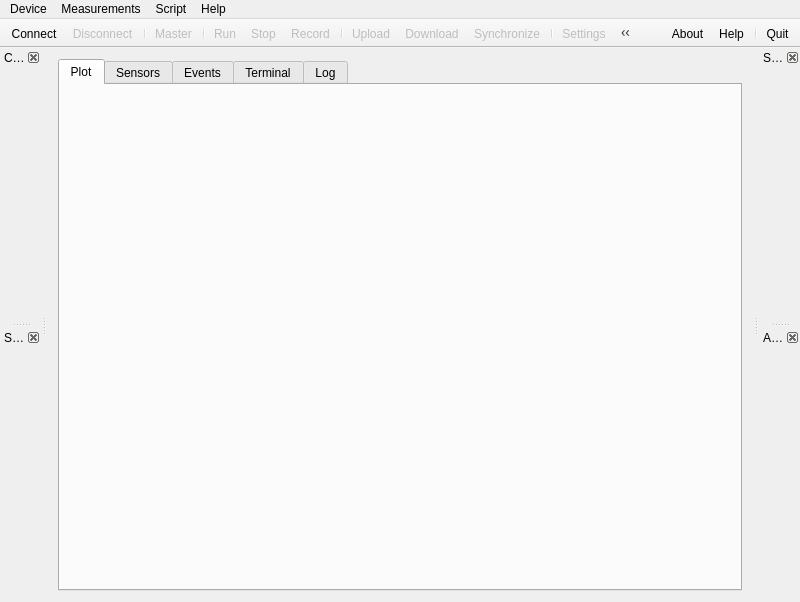
<?xml version="1.0" encoding="UTF-8"?>
<ui version="4.0">
 <class>MainWindow</class>
 <widget class="QMainWindow" name="MainWindow">
  <property name="geometry">
   <rect>
    <x>0</x>
    <y>0</y>
    <width>800</width>
    <height>602</height>
   </rect>
  </property>
  <property name="windowTitle">
   <string>AVR-Sensors - Interface</string>
  </property>
  <property name="windowIcon">
   <iconset theme="utilities-system-monitor">
    <normaloff/>
   </iconset>
  </property>
  <widget class="QWidget" name="centralWidget">
   <layout class="QGridLayout" name="gridLayout">
    <item row="0" column="0">
     <widget class="QTabWidget" name="tabWidget">
      <property name="currentIndex">
       <number>0</number>
      </property>
      <property name="movable">
       <bool>true</bool>
      </property>
      <widget class="QWidget" name="tabPlot">
       <attribute name="title">
        <string>Plot</string>
       </attribute>
      </widget>
      <widget class="QWidget" name="tabSensors">
       <attribute name="title">
        <string>Sensors</string>
       </attribute>
      </widget>
      <widget class="QWidget" name="tabEvents">
       <attribute name="title">
        <string>Events</string>
       </attribute>
      </widget>
      <widget class="QWidget" name="tabTerminal">
       <attribute name="title">
        <string>Terminal</string>
       </attribute>
      </widget>
      <widget class="QWidget" name="tabLog">
       <attribute name="title">
        <string>Log</string>
       </attribute>
      </widget>
     </widget>
    </item>
   </layout>
  </widget>
  <widget class="QMenuBar" name="menuBar">
   <property name="geometry">
    <rect>
     <x>0</x>
     <y>0</y>
     <width>800</width>
     <height>29</height>
    </rect>
   </property>
   <widget class="QMenu" name="menuDevice">
    <property name="title">
     <string>Device</string>
    </property>
    <addaction name="actionConnect"/>
    <addaction name="actionDisconnect"/>
    <addaction name="separator"/>
    <addaction name="actionMaster"/>
    <addaction name="separator"/>
    <addaction name="actionSettings"/>
    <addaction name="separator"/>
    <addaction name="actionQuit"/>
   </widget>
   <widget class="QMenu" name="menuScript">
    <property name="title">
     <string>Script</string>
    </property>
    <addaction name="actionUpload"/>
    <addaction name="actionDownload"/>
   </widget>
   <widget class="QMenu" name="menuHelp">
    <property name="title">
     <string>Help</string>
    </property>
    <addaction name="actionAbout"/>
    <addaction name="actionHelp"/>
   </widget>
   <widget class="QMenu" name="menuMeasurements">
    <property name="title">
     <string>Measurements</string>
    </property>
    <addaction name="actionRun"/>
    <addaction name="actionStop"/>
    <addaction name="separator"/>
    <addaction name="actionRecord"/>
   </widget>
   <addaction name="menuDevice"/>
   <addaction name="menuMeasurements"/>
   <addaction name="menuScript"/>
   <addaction name="menuHelp"/>
  </widget>
  <widget class="QToolBar" name="toolActions">
   <property name="enabled">
    <bool>true</bool>
   </property>
   <property name="windowTitle">
    <string>Device tools</string>
   </property>
   <property name="movable">
    <bool>false</bool>
   </property>
   <property name="floatable">
    <bool>false</bool>
   </property>
   <attribute name="toolBarArea">
    <enum>TopToolBarArea</enum>
   </attribute>
   <attribute name="toolBarBreak">
    <bool>false</bool>
   </attribute>
   <addaction name="actionConnect"/>
   <addaction name="actionDisconnect"/>
   <addaction name="separator"/>
   <addaction name="actionMaster"/>
   <addaction name="separator"/>
   <addaction name="actionRun"/>
   <addaction name="actionStop"/>
   <addaction name="actionRecord"/>
   <addaction name="separator"/>
   <addaction name="actionUpload"/>
   <addaction name="actionDownload"/>
   <addaction name="actionSynchronize"/>
   <addaction name="separator"/>
   <addaction name="actionSettings"/>
  </widget>
  <widget class="QToolBar" name="toolInfo">
   <property name="windowTitle">
    <string>Application tools</string>
   </property>
   <property name="layoutDirection">
    <enum>Qt::RightToLeft</enum>
   </property>
   <property name="movable">
    <bool>false</bool>
   </property>
   <property name="floatable">
    <bool>false</bool>
   </property>
   <attribute name="toolBarArea">
    <enum>TopToolBarArea</enum>
   </attribute>
   <attribute name="toolBarBreak">
    <bool>false</bool>
   </attribute>
   <addaction name="actionQuit"/>
   <addaction name="separator"/>
   <addaction name="actionHelp"/>
   <addaction name="actionAbout"/>
   <addaction name="actionWeb"/>
   <addaction name="separator"/>
   <addaction name="actionFulscreen"/>
  </widget>
  <widget class="QDockWidget" name="shiftDock">
   <property name="features">
    <set>QDockWidget::DockWidgetClosable|QDockWidget::DockWidgetMovable</set>
   </property>
   <property name="windowTitle">
    <string>Shift register</string>
   </property>
   <attribute name="dockWidgetArea">
    <number>2</number>
   </attribute>
   <widget class="ShiftWidget" name="shiftWidget">
    <property name="enabled">
     <bool>false</bool>
    </property>
   </widget>
  </widget>
  <widget class="QDockWidget" name="pgaDock">
   <property name="features">
    <set>QDockWidget::DockWidgetClosable|QDockWidget::DockWidgetMovable</set>
   </property>
   <property name="windowTitle">
    <string>Amplifiers</string>
   </property>
   <attribute name="dockWidgetArea">
    <number>2</number>
   </attribute>
   <widget class="GainWidget" name="pgaWidget">
    <property name="enabled">
     <bool>false</bool>
    </property>
   </widget>
  </widget>
  <widget class="QDockWidget" name="adcDock">
   <property name="features">
    <set>QDockWidget::DockWidgetClosable|QDockWidget::DockWidgetMovable</set>
   </property>
   <property name="windowTitle">
    <string>Converters</string>
   </property>
   <attribute name="dockWidgetArea">
    <number>1</number>
   </attribute>
   <widget class="AdcWidget" name="adcWidget">
    <property name="enabled">
     <bool>false</bool>
    </property>
   </widget>
  </widget>
  <widget class="QDockWidget" name="systemDock">
   <property name="features">
    <set>QDockWidget::DockWidgetClosable|QDockWidget::DockWidgetMovable</set>
   </property>
   <property name="windowTitle">
    <string>System</string>
   </property>
   <attribute name="dockWidgetArea">
    <number>1</number>
   </attribute>
   <widget class="SystemWidget" name="systemWidget">
    <property name="enabled">
     <bool>false</bool>
    </property>
   </widget>
  </widget>
  <action name="actionConnect">
   <property name="icon">
    <iconset theme="network-wired">
     <normaloff/>
    </iconset>
   </property>
   <property name="text">
    <string>Connect</string>
   </property>
   <property name="toolTip">
    <string>Attempts to connect with AVR-Monitor device. You dont need to specify device adress, it will be done automatically.</string>
   </property>
  </action>
  <action name="actionDisconnect">
   <property name="enabled">
    <bool>false</bool>
   </property>
   <property name="icon">
    <iconset theme="network-offline">
     <normaloff/>
    </iconset>
   </property>
   <property name="text">
    <string>Disconnect</string>
   </property>
   <property name="toolTip">
    <string>Stops connection between computer and device.</string>
   </property>
  </action>
  <action name="actionMaster">
   <property name="checkable">
    <bool>true</bool>
   </property>
   <property name="enabled">
    <bool>false</bool>
   </property>
   <property name="icon">
    <iconset theme="system-run">
     <normaloff/>
    </iconset>
   </property>
   <property name="text">
    <string>Master</string>
   </property>
   <property name="toolTip">
    <string>If enabled makes device work as master. If disabled device works as slave.</string>
   </property>
  </action>
  <action name="actionUpload">
   <property name="enabled">
    <bool>false</bool>
   </property>
   <property name="icon">
    <iconset theme="document-send">
     <normaloff/>
    </iconset>
   </property>
   <property name="text">
    <string>Upload</string>
   </property>
   <property name="toolTip">
    <string>Upload selected script file to device.</string>
   </property>
  </action>
  <action name="actionDownload">
   <property name="enabled">
    <bool>false</bool>
   </property>
   <property name="icon">
    <iconset theme="emblem-downloads">
     <normaloff/>
    </iconset>
   </property>
   <property name="text">
    <string>Download</string>
   </property>
   <property name="toolTip">
    <string>Download script from device and save it in selected file.</string>
   </property>
  </action>
  <action name="actionAbout">
   <property name="icon">
    <iconset theme="help-about">
     <normaloff/>
    </iconset>
   </property>
   <property name="text">
    <string>About</string>
   </property>
   <property name="toolTip">
    <string>Shows &quot;About&quot; dialog.</string>
   </property>
  </action>
  <action name="actionHelp">
   <property name="icon">
    <iconset theme="help-contents">
     <normaloff/>
    </iconset>
   </property>
   <property name="text">
    <string>Help</string>
   </property>
   <property name="toolTip">
    <string>Shows &quot;Help&quot; dialog.</string>
   </property>
  </action>
  <action name="actionQuit">
   <property name="icon">
    <iconset theme="exit">
     <normaloff/>
    </iconset>
   </property>
   <property name="text">
    <string>Quit</string>
   </property>
   <property name="toolTip">
    <string>Closes this application.</string>
   </property>
  </action>
  <action name="actionWeb">
   <property name="icon">
    <iconset theme="applications-internet">
     <normaloff/>
    </iconset>
   </property>
   <property name="text">
    <string>Web</string>
   </property>
   <property name="toolTip">
    <string>Open project slite.</string>
   </property>
  </action>
  <action name="actionSettings">
   <property name="enabled">
    <bool>false</bool>
   </property>
   <property name="icon">
    <iconset theme="preferences-system">
     <normaloff/>
    </iconset>
   </property>
   <property name="text">
    <string>Settings</string>
   </property>
   <property name="toolTip">
    <string>Open settings dialog.</string>
   </property>
  </action>
  <action name="actionRun">
   <property name="enabled">
    <bool>false</bool>
   </property>
   <property name="icon">
    <iconset theme="media-playback-start">
     <normaloff/>
    </iconset>
   </property>
   <property name="text">
    <string>Run</string>
   </property>
   <property name="toolTip">
    <string>Enable measurements.</string>
   </property>
  </action>
  <action name="actionStop">
   <property name="enabled">
    <bool>false</bool>
   </property>
   <property name="icon">
    <iconset theme="media-playback-stop">
     <normaloff/>
    </iconset>
   </property>
   <property name="text">
    <string>Stop</string>
   </property>
   <property name="toolTip">
    <string>Stop measurements.</string>
   </property>
  </action>
  <action name="actionRecord">
   <property name="enabled">
    <bool>false</bool>
   </property>
   <property name="icon">
    <iconset theme="media-record">
     <normaloff/>
    </iconset>
   </property>
   <property name="text">
    <string>Record</string>
   </property>
   <property name="toolTip">
    <string>Select file to record data.</string>
   </property>
  </action>
  <action name="actionFulscreen">
   <property name="checkable">
    <bool>true</bool>
   </property>
   <property name="enabled">
    <bool>true</bool>
   </property>
   <property name="icon">
    <iconset theme="view-fullscreen">
     <normaloff/>
    </iconset>
   </property>
   <property name="text">
    <string>Fulscreen</string>
   </property>
   <property name="toolTip">
    <string>Enable fullscreen view.</string>
   </property>
  </action>
  <action name="actionSynchronize">
   <property name="enabled">
    <bool>false</bool>
   </property>
   <property name="icon">
    <iconset theme="view-refresh">
     <normaloff/>
    </iconset>
   </property>
   <property name="text">
    <string>Synchronize</string>
   </property>
   <property name="toolTip">
    <string>Upload current env settings into device.</string>
   </property>
  </action>
 </widget>
 <layoutdefault spacing="6" margin="11"/>
 <customwidgets>
  <customwidget>
   <class>ShiftWidget</class>
   <extends>QWidget</extends>
   <header>shiftwidget.hpp</header>
   <container>1</container>
  </customwidget>
  <customwidget>
   <class>GainWidget</class>
   <extends>QWidget</extends>
   <header>gainwidget.hpp</header>
   <container>1</container>
  </customwidget>
  <customwidget>
   <class>AdcWidget</class>
   <extends>QWidget</extends>
   <header>adcwidget.hpp</header>
   <container>1</container>
  </customwidget>
  <customwidget>
   <class>SystemWidget</class>
   <extends>QWidget</extends>
   <header>systemwidget.hpp</header>
   <container>1</container>
  </customwidget>
 </customwidgets>
 <resources/>
 <connections>
  <connection>
   <sender>actionQuit</sender>
   <signal>triggered()</signal>
   <receiver>MainWindow</receiver>
   <slot>close()</slot>
   <hints>
    <hint type="sourcelabel">
     <x>-1</x>
     <y>-1</y>
    </hint>
    <hint type="destinationlabel">
     <x>399</x>
     <y>241</y>
    </hint>
   </hints>
  </connection>
  <connection>
   <sender>actionAbout</sender>
   <signal>triggered()</signal>
   <receiver>MainWindow</receiver>
   <slot>ShowAboutDialog()</slot>
   <hints>
    <hint type="sourcelabel">
     <x>-1</x>
     <y>-1</y>
    </hint>
    <hint type="destinationlabel">
     <x>399</x>
     <y>300</y>
    </hint>
   </hints>
  </connection>
  <connection>
   <sender>actionFulscreen</sender>
   <signal>triggered(bool)</signal>
   <receiver>MainWindow</receiver>
   <slot>ToggleFulscreenMode(bool)</slot>
   <hints>
    <hint type="sourcelabel">
     <x>-1</x>
     <y>-1</y>
    </hint>
    <hint type="destinationlabel">
     <x>399</x>
     <y>300</y>
    </hint>
   </hints>
  </connection>
  <connection>
   <sender>actionWeb</sender>
   <signal>triggered()</signal>
   <receiver>MainWindow</receiver>
   <slot>ShowProjectWeb()</slot>
   <hints>
    <hint type="sourcelabel">
     <x>-1</x>
     <y>-1</y>
    </hint>
    <hint type="destinationlabel">
     <x>399</x>
     <y>300</y>
    </hint>
   </hints>
  </connection>
  <connection>
   <sender>actionSettings</sender>
   <signal>triggered()</signal>
   <receiver>MainWindow</receiver>
   <slot>ShowSettingsDialog()</slot>
   <hints>
    <hint type="sourcelabel">
     <x>-1</x>
     <y>-1</y>
    </hint>
    <hint type="destinationlabel">
     <x>399</x>
     <y>300</y>
    </hint>
   </hints>
  </connection>
  <connection>
   <sender>actionConnect</sender>
   <signal>triggered()</signal>
   <receiver>MainWindow</receiver>
   <slot>ConnectDevice()</slot>
   <hints>
    <hint type="sourcelabel">
     <x>-1</x>
     <y>-1</y>
    </hint>
    <hint type="destinationlabel">
     <x>399</x>
     <y>300</y>
    </hint>
   </hints>
  </connection>
  <connection>
   <sender>actionDisconnect</sender>
   <signal>triggered()</signal>
   <receiver>MainWindow</receiver>
   <slot>DisconnectDevice()</slot>
   <hints>
    <hint type="sourcelabel">
     <x>-1</x>
     <y>-1</y>
    </hint>
    <hint type="destinationlabel">
     <x>399</x>
     <y>300</y>
    </hint>
   </hints>
  </connection>
  <connection>
   <sender>actionDownload</sender>
   <signal>triggered()</signal>
   <receiver>MainWindow</receiver>
   <slot>DownloadScript()</slot>
   <hints>
    <hint type="sourcelabel">
     <x>-1</x>
     <y>-1</y>
    </hint>
    <hint type="destinationlabel">
     <x>399</x>
     <y>300</y>
    </hint>
   </hints>
  </connection>
  <connection>
   <sender>actionUpload</sender>
   <signal>triggered()</signal>
   <receiver>MainWindow</receiver>
   <slot>UploadScript()</slot>
   <hints>
    <hint type="sourcelabel">
     <x>-1</x>
     <y>-1</y>
    </hint>
    <hint type="destinationlabel">
     <x>399</x>
     <y>300</y>
    </hint>
   </hints>
  </connection>
 </connections>
 <slots>
  <slot>ShowAboutDialog()</slot>
  <slot>ToggleFulscreenMode(bool)</slot>
  <slot>ShowProjectWeb()</slot>
  <slot>ShowSettingsDialog()</slot>
  <slot>DisconnectDevice()</slot>
  <slot>ConnectDevice()</slot>
  <slot>DownloadScript()</slot>
  <slot>UploadScript()</slot>
 </slots>
</ui>
